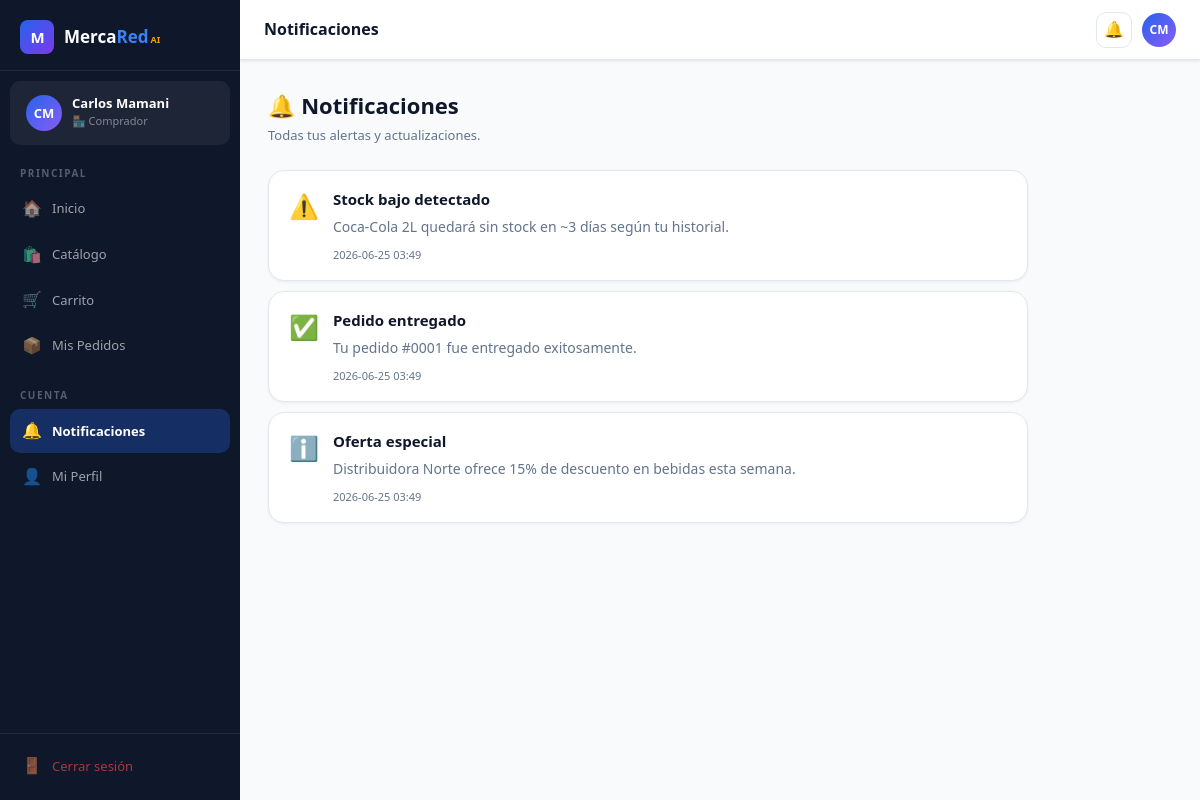
The app's page /notifications (signed in) with its own data.
### tables this page shows
CREATE TABLE users (
        id          INTEGER PRIMARY KEY AUTOINCREMENT,
        email       TEXT    UNIQUE NOT NULL,
        password    TEXT    NOT NULL,
        role        TEXT    NOT NULL DEFAULT 'buyer',   -- buyer | seller | transporter | admin
        full_name   TEXT    NOT NULL,
        company     TEXT,
        phone       TEXT,
        city        TEXT    DEFAULT 'La Paz',
        avatar_initials TEXT,
        created_at  TEXT    DEFAULT (datetime('now')),
        is_active   INTEGER DEFAULT 1,
        bio         TEXT
    );

CREATE TABLE notifications (
        id         INTEGER PRIMARY KEY AUTOINCREMENT,
        user_id    INTEGER NOT NULL REFERENCES users(id),
        title      TEXT    NOT NULL,
        body       TEXT,
        type       TEXT    DEFAULT 'info',   -- info | warning | success | error
        is_read    INTEGER DEFAULT 0,
        created_at TEXT    DEFAULT (datetime('now'))
    );

### app.py (the view)
@app.route('/notifications')
@login_required
def notifications():
    query("UPDATE notifications SET is_read=1 WHERE user_id=?",
          (current_user.id,), commit=True)
    notifs = query("SELECT * FROM notifications WHERE user_id=? ORDER BY created_at DESC",
                   (current_user.id,))
    return render_template('notifications.html', notifs=notifs)

### app.py (called while the page is built)
def get_db():
    conn = sqlite3.connect(DB_PATH)
    conn.row_factory = sqlite3.Row
    return conn

def query(sql, args=(), one=False, commit=False):
    conn = get_db()
    cur  = conn.execute(sql, args)
    if commit:
        conn.commit()
        rv = cur.lastrowid
    else:
        rv = cur.fetchone() if one else cur.fetchall()
    conn.close()
    return rv

@login_manager.user_loader
def load_user(user_id):
    row = query("SELECT * FROM users WHERE id=?", (user_id,), one=True)
    return User(row) if row else None

def notif_count():
    if not current_user.is_authenticated:
        return 0
    return query("SELECT COUNT(*) as c FROM notifications WHERE user_id=? AND is_read=0",
                 (current_user.id,), one=True)['c']

### templates/notifications.html (shortened to what this page needs)
{% extends "base.html" %}
{% block topbar_title %}Notificaciones{% endblock %}
{% block content %}
<div class="page-header">
  <div><h1>🔔 Notificaciones</h1><p>Todas tus alertas y actualizaciones.</p></div>
</div>
{% if notifs %}
<div style="display:flex;flex-direction:column;gap:10px;max-width:760px">
  {% for n in notifs %}
  <div style="background:var(--card);border:1px solid var(--border);border-radius:var(--r-lg);padding:16px 20px;display:flex;gap:14px;align-items:flex-start;box-shadow:0 1px 3px rgba(15,23,42,.06);{% if not n.is_read %}border-left:3px solid var(--blue){% endif %}">
    <div style="font-size:24px;flex-shrink:0">
      {% if n.type=='success' %}✅
      {% elif n.type=='warning' %}⚠️
      {% elif n.type=='error' %}❌
      {% else %}ℹ️{% endif %}
    </div>
    <div style="flex:1">
      <div style="display:flex;align-items:center;justify-content:space-between;gap:10px">
        <div style="font-size:15px;font-weight:700;color:var(--ink)">{{ n.title }}</div>
      </div>
      {% if n.body %}
      <div style="font-size:14px;color:var(--muted);margin-top:5px;line-height:1.6">{{ n.body }}</div>
      {% endif %}
      <div style="font-size:11px;color:var(--muted);margin-top:8px">{{ n.created_at[:16] }}</div>
    </div>
  </div>
  {% endfor %}
</div>
{% else %}
<div class="empty">
  <div class="empty-icon">🔔</div>
  <h3>Sin notificaciones</h3>
  <p>No hay notificaciones en este momento. Todo al día.</p>
</div>
{% endif %}
{% endblock %}

### templates/base.html (shortened to what this page needs)
<!DOCTYPE html>
<html lang="es">
<head>
</head>
<body>
{% if current_user.is_authenticated %}
<div class="app-layout">
  <aside class="sidebar" id="sidebar">
    <div class="sidebar-logo">
      <div class="logo-icon">M</div>
      <div class="logo-text">Merca<span>Red</span><small>AI</small></div>
    </div>
    <div class="sidebar-user">
      <div class="avatar">{{ current_user.avatar_initials }}</div>
      <div>
        <div class="user-name">{{ current_user.full_name }}</div>
        <div class="user-role">{{ ROLE_ICONS[current_user.role] }} {{ ROLE_LABELS[current_user.role] }}</div>
      </div>
    </div>
    <nav class="sidebar-nav">
      {% if current_user.role == 'buyer' %}
        <div class="nav-section-label">Principal</div>
        <a href="{{ url_for('buyer_home') }}" class="nav-link {% if request.endpoint=='buyer_home' %}active{% endif %}">
          <span class="icon">🏠</span> Inicio
        </a>
        <a href="{{ url_for('buyer_catalogue') }}" class="nav-link {% if request.endpoint=='buyer_catalogue' %}active{% endif %}">
          <span class="icon">🛍️</span> Catálogo
        </a>
        <a href="{{ url_for('buyer_cart') }}" class="nav-link {% if request.endpoint=='buyer_cart' %}active{% endif %}">
          <span class="icon">🛒</span> Carrito
          {% set cc = notif_count() %}
        </a>
        <a href="{{ url_for('buyer_orders') }}" class="nav-link {% if 'buyer_order' in request.endpoint %}active{% endif %}">
          <span class="icon">📦</span> Mis Pedidos
        </a>
      {% elif current_user.role == 'transporter' %}
        <div class="nav-section-label">Principal</div>
        <a href="{{ url_for('transporter_home') }}" class="nav-link {% if request.endpoint=='transporter_home' %}active{% endif %}">
          <span class="icon">🚚</span> Mis Entregas
        </a>
      {% elif current_user.role == 'admin' %}
        <div class="nav-section-label">Administración</div>
        <a href="{{ url_for('admin_home') }}" class="nav-link {% if request.endpoint=='admin_home' %}active{% endif %}">
          <span class="icon">⚙️</span> Panel Admin
        </a>
      {% endif %}
      <div class="nav-section-label" style="margin-top:10px">Cuenta</div>
      <a href="{{ url_for('notifications') }}" class="nav-link {% if request.endpoint=='notifications' %}active{% endif %}">
        <span class="icon">🔔</span> Notificaciones
        {% set nc = notif_count() %}{% if nc > 0 %}<span class="badge amber">{{ nc }}</span>{% endif %}
      </a>
      <a href="{{ url_for('profile') }}" class="nav-link {% if request.endpoint=='profile' %}active{% endif %}">
        <span class="icon">👤</span> Mi Perfil
      </a>
    </nav>
    <div class="sidebar-bottom">
      <a href="{{ url_for('logout') }}" class="nav-link" style="color:rgba(239,68,68,.7)">
        <span class="icon">🚪</span> Cerrar sesión
      </a>
    </div>
  </aside>
  <div class="main-wrap">
    <header class="topbar">
      <span class="topbar-title">{% block topbar_title %}MercaRed AI{% endblock %}</span>
      <div class="topbar-right">
        <a href="{{ url_for('notifications') }}" class="topbar-btn" title="Notificaciones">
          🔔
        </a>
        <a href="{{ url_for('profile') }}" class="topbar-avatar">{{ current_user.avatar_initials }}</a>
      </div>
    </header>
    <main class="page-content">
      {% block content %}{% endblock %}
    </main>
  </div>
</div>
{% else %}
  {% block public_content %}{% endblock %}
{% endif %}
</body>
</html>

### templates/base.html (style rules this page uses)
:root { --ink:#0F172A;--blue:#2563EB;--blue-d:#1D4ED8;--blue-l:#3B82F6; --amber:#F59E0B;--amber-d:#D97706; --green:#10B981;--red:#EF4444;--purple:#8B5CF6; --surface:#F8FAFC;--card:#FFFFFF;--muted:#64748B;--border:#E2E8F0; --sidebar-w:240px; --nav-h:60px; --r:10px;--r-lg:16px; --sh:0 1px 3px rgba(15,23,42,.08),0 1px 2px rgba(15,23,42,.04); --sh-md:0 4px 16px rgba(15,23,42,.10); --sh-lg:0 20px 48px rgba(15,23,42,.14); --font:'Segoe UI',system-ui,-apple-system,sans-serif; }
*,*::before,*::after { box-sizing:border-box;margin:0;padding:0 }
html { scroll-behavior:smooth }
body { font-family:var(--font);background:var(--surface);color:var(--ink);line-height:1.6;min-height:100vh }
a { text-decoration:none;color:inherit }
.app-layout { display:flex;min-height:100vh }
.sidebar { width:var(--sidebar-w);flex-shrink:0; background:var(--ink); display:flex;flex-direction:column; position:fixed;top:0;left:0;bottom:0;z-index:200; transition:transform .25s; }
.main-wrap { margin-left:var(--sidebar-w);flex:1;display:flex;flex-direction:column;min-height:100vh }
.topbar { height:var(--nav-h);background:var(--card);border-bottom:1px solid var(--border); display:flex;align-items:center;padding:0 24px;gap:16px; position:sticky;top:0;z-index:100;box-shadow:var(--sh); }
.page-content { flex:1;padding:28px 28px 48px }
.sidebar-logo { padding:20px 20px 16px;border-bottom:1px solid rgba(255,255,255,.08); display:flex;align-items:center;gap:10px; }
.logo-icon { width:34px;height:34px;border-radius:8px; background:linear-gradient(135deg,var(--blue),#7C3AED); display:flex;align-items:center;justify-content:center; font-size:15px;font-weight:900;color:#fff;letter-spacing:-1px;flex-shrink:0; }
.logo-text { font-size:17px;font-weight:800;color:#fff }
.logo-text span { color:var(--blue-l) }
.logo-text small { font-size:9px;font-weight:700;color:var(--amber);margin-left:2px }
.sidebar-user { padding:14px 16px;margin:10px 10px 0; background:rgba(255,255,255,.06);border-radius:var(--r); display:flex;align-items:center;gap:10px; }
.avatar { width:36px;height:36px;border-radius:50%;flex-shrink:0; display:flex;align-items:center;justify-content:center; font-size:13px;font-weight:800;color:#fff; background:linear-gradient(135deg,var(--blue),var(--purple)); }
.user-name { font-size:13px;font-weight:700;color:#fff;line-height:1.2 }
.user-role { font-size:11px;color:rgba(255,255,255,.45) }
.sidebar-nav { flex:1;padding:10px 10px;overflow-y:auto }
.nav-section-label { font-size:10px;font-weight:700;letter-spacing:1.5px;text-transform:uppercase; color:rgba(255,255,255,.3);padding:10px 10px 6px; }
.nav-link { display:flex;align-items:center;gap:10px; padding:9px 12px;border-radius:var(--r);margin-bottom:2px; font-size:13px;font-weight:500;color:rgba(255,255,255,.6); transition:background .15s,color .15s;cursor:pointer; }
.nav-link.active { background:rgba(37,99,235,.3);color:#fff;font-weight:600 }
.nav-link .icon { font-size:16px;width:20px;text-align:center;flex-shrink:0 }
.sidebar-bottom { padding:10px;border-top:1px solid rgba(255,255,255,.08); }
.topbar-title { font-size:16px;font-weight:700;color:var(--ink) }
.topbar-right { display:flex;align-items:center;gap:10px;margin-left:auto }
.topbar-btn { width:36px;height:36px;border-radius:var(--r);border:1px solid var(--border); background:var(--card);display:flex;align-items:center;justify-content:center; font-size:16px;cursor:pointer;position:relative;transition:background .15s; }
.topbar-avatar { width:34px;height:34px;border-radius:50%;cursor:pointer; display:flex;align-items:center;justify-content:center; font-size:12px;font-weight:800;color:#fff; background:linear-gradient(135deg,var(--blue),var(--purple)); }
.page-header { display:flex;align-items:flex-start;justify-content:space-between;margin-bottom:24px;gap:16px;flex-wrap:wrap }
.page-header h1 { font-size:22px;font-weight:800;color:var(--ink) }
.page-header p { font-size:13px;color:var(--muted);margin-top:2px }

### records on screen
users: avatar_initials "CM", full_name "Carlos Mamani", role "🏪", role "Comprador"
notifications: title "Stock bajo detectado", body "Coca-Cola 2L quedará sin stock en ~3 días según tu historial.", created_at "2026-06-25 03:49"
notifications: title "Pedido entregado", body "Tu pedido #0001 fue entregado exitosamente.", created_at "2026-06-25 03:49"
notifications: type "ℹ️", title "Oferta especial", body "Distribuidora Norte ofrece 15% de descuento en bebidas esta semana.", created_at "2026-06-25 03:49"
